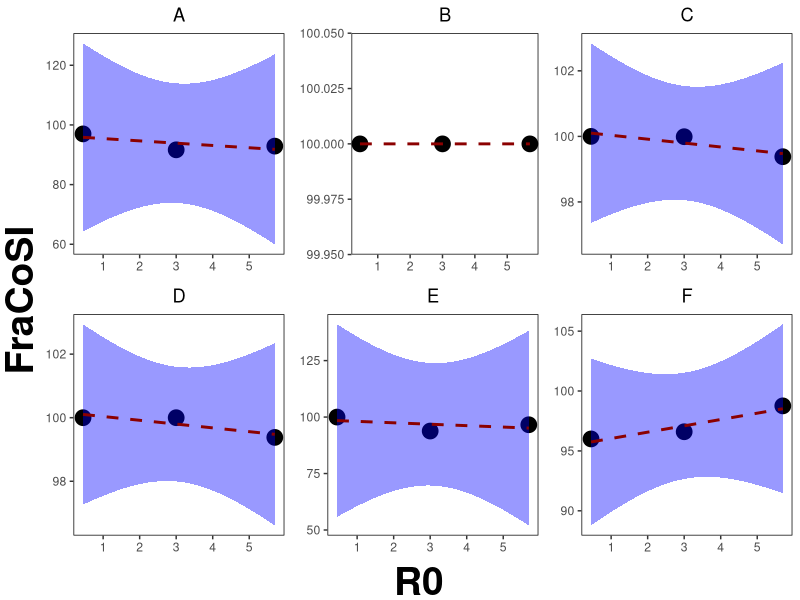

R code for this plot:
library(ggplot2)
library(reshape)
library(grid)
library(lattice)
library(gridExtra)

setwd("<PathToYourLocalData>")

data1=read.delim("DataForFigure2LatD6Concat.csv",head=TRUE, sep=",")
data1.long <- melt(data1, id="R0",measure=c("FEPPI"))
p1 <- ggplot(data1.long,aes(x=R0, value)) + geom_point(size=5, color="black") + geom_smooth(method=lm,  linetype="dashed",color="darkred", fill="blue", level=0.95) + theme(panel.grid.major = element_blank(), panel.grid.minor = element_blank(), panel.background=element_rect(fill='white', colour='black'),legend.position="none", plot.title = element_text(hjust=0.5), axis.title.x = element_blank(), axis.title.y = element_blank()) + ggtitle("A")

data2=read.delim("DataForFigure2LatD6Sum.csv",head=TRUE, sep=",")
data2.long <- melt(data2, id="R0",measure=c("FEPPI"))
p2 <- ggplot(data2.long,aes(x=R0, value)) + geom_point(size=5, color="black") + geom_smooth(method=lm,  linetype="dashed",color="darkred", fill="blue", level=0.95) + theme(panel.grid.major = element_blank(), panel.grid.minor = element_blank(), panel.background=element_rect(fill='white', colour='black'),legend.position="none", plot.title = element_text(hjust=0.5), axis.title.x = element_blank(), axis.title.y = element_blank()) + ggtitle("B")

data3=read.delim("DataForFigure2LatD7Concat1.csv",head=TRUE, sep=",")
data3.long <- melt(data3, id="R0",measure=c("FEPPI"))
p3 <- ggplot(data3.long,aes(x=R0, value)) + geom_point(size=5, color="black") + geom_smooth(method=lm,  linetype="dashed",color="darkred", fill="blue", level=0.95) + theme(panel.grid.major = element_blank(), panel.grid.minor = element_blank(), panel.background=element_rect(fill='white', colour='black'),legend.position="none", plot.title = element_text(hjust=0.5), axis.title.x = element_blank(), axis.title.y = element_blank()) + ggtitle("C")

data4=read.delim("DataForFigure2LatD7Concat2.csv",head=TRUE, sep=",")
data4.long <- melt(data4, id="R0",measure=c("FEPPI"))
p4 <- ggplot(data4.long,aes(x=R0, value)) + geom_point(size=5, color="black") + geom_smooth(method=lm,  linetype="dashed",color="darkred", fill="blue", level=0.95) + theme(panel.grid.major = element_blank(), panel.grid.minor = element_blank(), panel.background=element_rect(fill='white', colour='black'),legend.position="none", plot.title = element_text(hjust=0.5), axis.title.x = element_blank(), axis.title.y = element_blank()) + ggtitle("D")

data5=read.delim("DataForFigure2LatD7Concat3.csv",head=TRUE, sep=",")
data5.long <- melt(data5, id="R0",measure=c("FEPPI"))
p5 <- ggplot(data5.long,aes(x=R0, value)) + geom_point(size=5, color="black") + geom_smooth(method=lm,  linetype="dashed",color="darkred", fill="blue", level=0.95) + theme(panel.grid.major = element_blank(), panel.grid.minor = element_blank(), panel.background=element_rect(fill='white', colour='black'),legend.position="none", plot.title = element_text(hjust=0.5), axis.title.x = element_blank(), axis.title.y = element_blank()) + ggtitle("E")

data6=read.delim("DataForFigure2NoLatD8Concat.csv",head=TRUE, sep=",")
data6.long <- melt(data6, id="R0",measure=c("FEPPI"))
p6 <- ggplot(data6.long,aes(x=R0, value)) + geom_point(size=5, color="black") + geom_smooth(method=lm,  linetype="dashed",color="darkred", fill="blue", level=0.95) + theme(panel.grid.major = element_blank(), panel.grid.minor = element_blank(), panel.background=element_rect(fill='white', colour='black'),legend.position="none", plot.title = element_text(hjust=0.5), axis.title.x = element_blank(), axis.title.y = element_blank()) + ggtitle("F")

title1=textGrob("FraCoSI",gp=gpar(fontsize=28,fontface="bold"),rot=90)
title2=textGrob("R0",gp=gpar(fontsize=28,fontface="bold"),rot=0)
grid.arrange(p1,p2,p3,p4,p5,p6,ncol=3,left=title1, bottom=title2)
